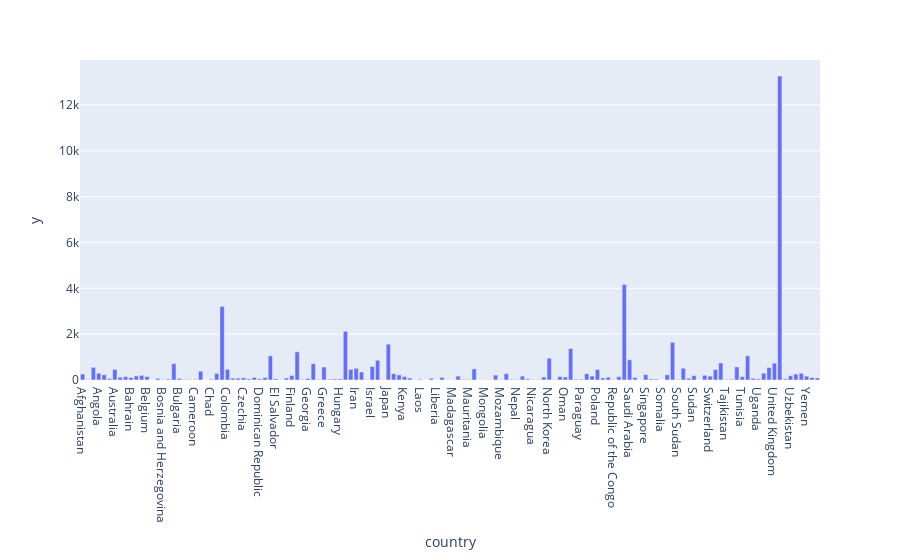

Notebook source saved alongside this figure:
### Code cell
iplot(fig)

### Figure 1 — Plotly figure (JSON) as saved in the notebook; plotly's stock layout.template omitted (floating-point values rounded to 4 significant figures; data arrays with more than 128 entries replaced by an {"elided": "..."} marker saying what was removed)
{"data": [{"alignmentgroup": "True", "hovertemplate": "country=%{x}<br>y=%{y}<extra></extra>", "legendgroup": "", "marker": {"color": "#636efa", "pattern": {"shape": ""}}, "name": "", "offsetgroup": "", "orientation": "v", "showlegend": false, "textposition": "auto", "type": "bar", "x": {"elided": "138 str values"}, "xaxis": "x", "y": {"elided": "138 int values"}, "yaxis": "y"}], "layout": {"barmode": "relative", "legend": {"tracegroupgap": 0}, "margin": {"t": 60}, "xaxis": {"anchor": "y", "domain": [0, 1], "title": {"text": "country"}}, "yaxis": {"anchor": "x", "domain": [0, 1], "title": {"text": "y"}}}}
